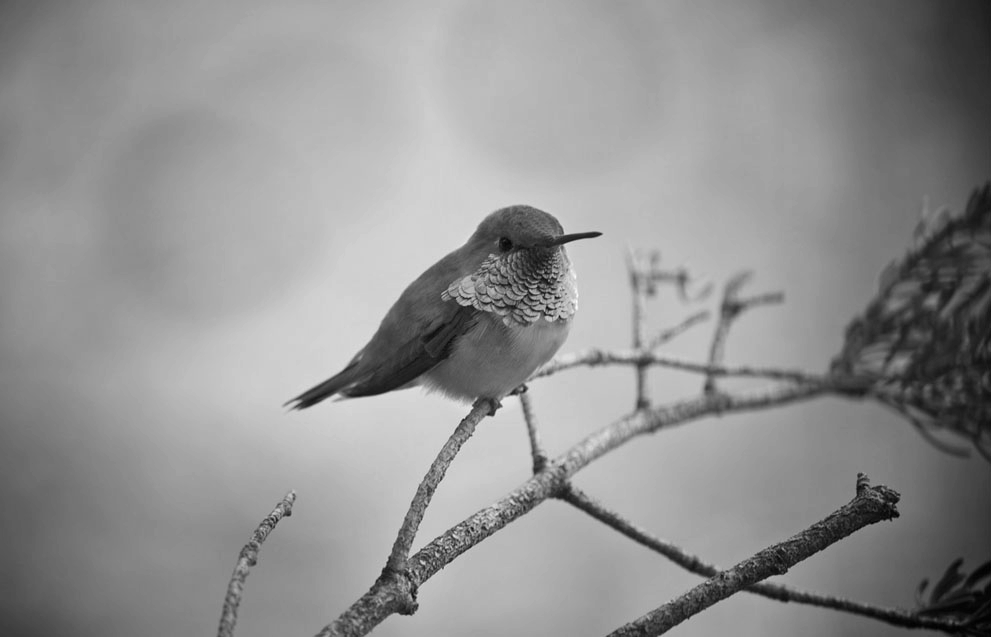
#> input picture image.png, 991 x 637 px, given in place of image.jpg, which was not available
$ python subband.py
#> lines starting #> are read from the running program, lines starting #| are printed output that depends on the picture; pictures that were not available may be replaced by others from this repository, and a replacement may not be noted
import pywt
#omar samy 20200758,yara ahmed 20201219

import numpy as np
import cv2
import matplotlib.pyplot as plt

def reconstruct_image(cA, cH, cV, cD):
    """Reconstruct the original image using inverse wavelet transform"""
    coeffs = (cA, (cH, cV, cD))
    reconstructed_image = pywt.idwt2(coeffs, 'db1')  # Use the same wavelet as before
    return reconstructed_image

# Load image
image = cv2.imread('image.jpg', cv2.IMREAD_GRAYSCALE)
#> image is the input picture: shape (637, 991); min 0, max 254, mean 145.4

# Apply 2D wavelet transform
coeffs = pywt.dwt2(image, 'db1')

# Extract four subbands
cA, (cH, cV, cD) = coeffs
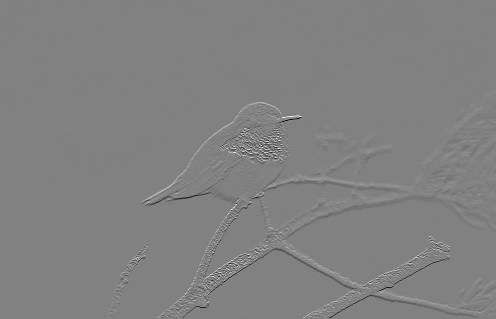
#> cH: shape (319, 496) float64; min -103, max 100, mean 0; drawn with min black and max white
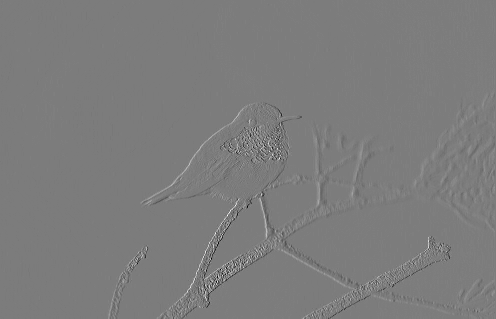
#> cV: shape (319, 496) float64; min -92, max 96, mean 0.1; drawn with min black and max white


# Create a 2x2 grid for subplots
fig, axs = plt.subplots(2, 2, figsize=(6, 6))

# Display each image in a subplot
axs[0, 0].imshow(cA, cmap='gray')
axs[0, 0].set_title("approximation")
axs[0, 1].imshow(cH, cmap='gray')
axs[0, 1].set_title("horizontal")
axs[1, 0].imshow(cV, cmap='gray')
axs[1, 0].set_title("vertical")
axs[1, 1].imshow(cD, cmap='gray')
axs[1, 1].set_title("diagonal")

# display the figure
plt.tight_layout()
plt.show()
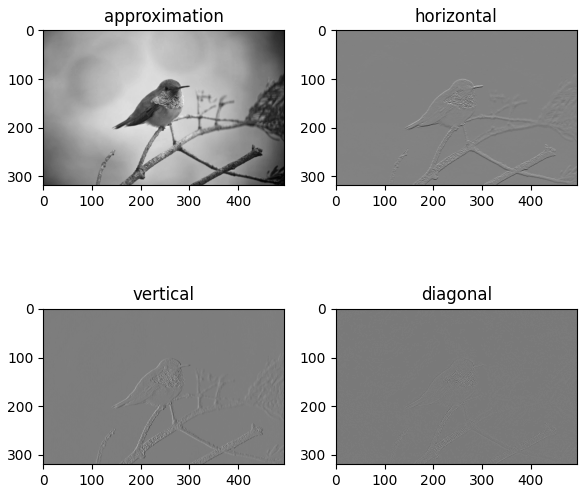
#> figure drawn by matplotlib, 4 panels

# display the original image
original_image=reconstruct_image(cA, cH, cV, cD)
plt.imshow(original_image, cmap='gray')
plt.title("reconstruct image")
plt.show()
